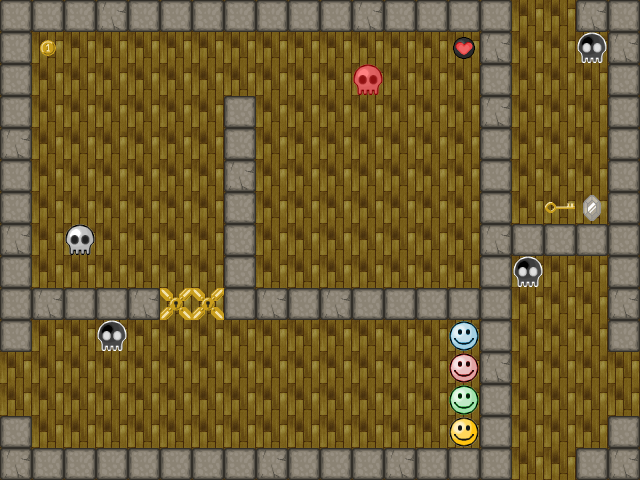

A 2D game scene composited from a Tiled map and its tileset images. What follows is a short description and the map's XML, with each tile layer's data collapsed to a summary:
An orthogonal 20x15 tile map with 32x32 px tiles, 2 tile layers (background, map), 2 tilesets.

<map version="1.0" orientation="orthogonal" renderorder="right-down" width="20" height="15" tilewidth="32" tileheight="32" nextobjectid="1">
 <properties>
  <property name="type" value="classic" />
 </properties>
 <tileset firstgid="1" name="Sprite" tilewidth="32" tileheight="32" tilecount="64" columns="8">
  <image source="../../tileset/sprite.png" width="256" height="256" />
  <tile id="2" probability="2" />
  <tile id="3" probability="0.25" />
 </tileset>
 <tileset firstgid="65" name="Background" tilewidth="32" tileheight="32" tilecount="64" columns="8">
  <image source="../../tileset/background.png" width="256" height="256" />
 </tileset>
 <layer name="background" width="20" height="15">
  <data>[300 cells, 300 non-empty, 1 distinct tile ids]</data>
 </layer>
 <layer name="map" width="20" height="15">
  <data>[300 cells, 107 non-empty, 14 distinct tile ids]</data>
 </layer>
</map>
